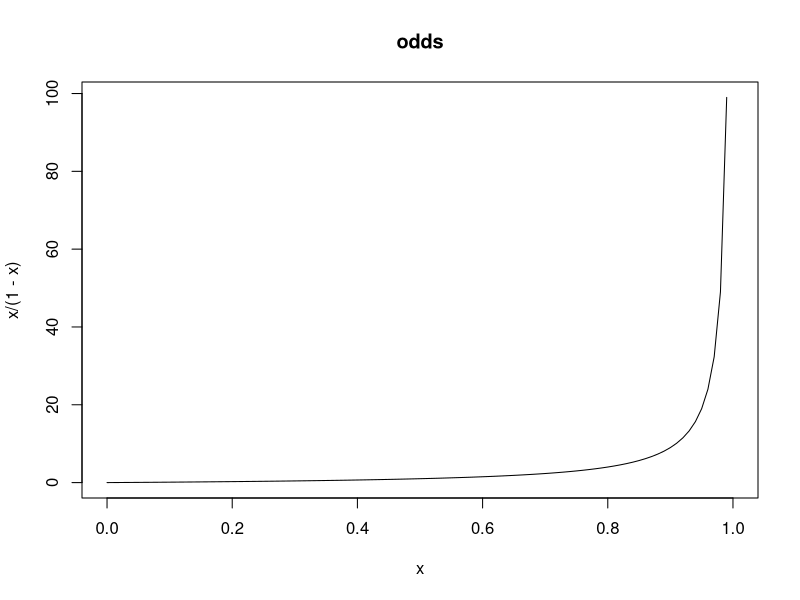
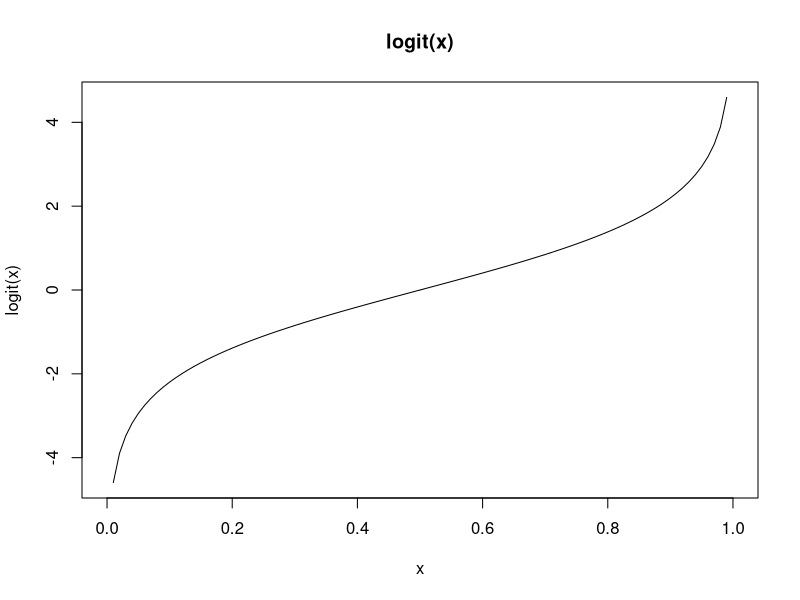
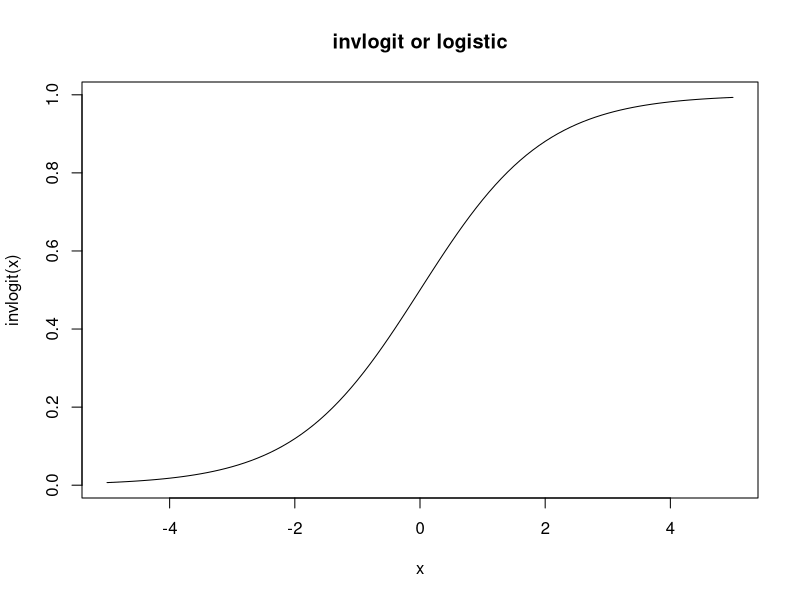
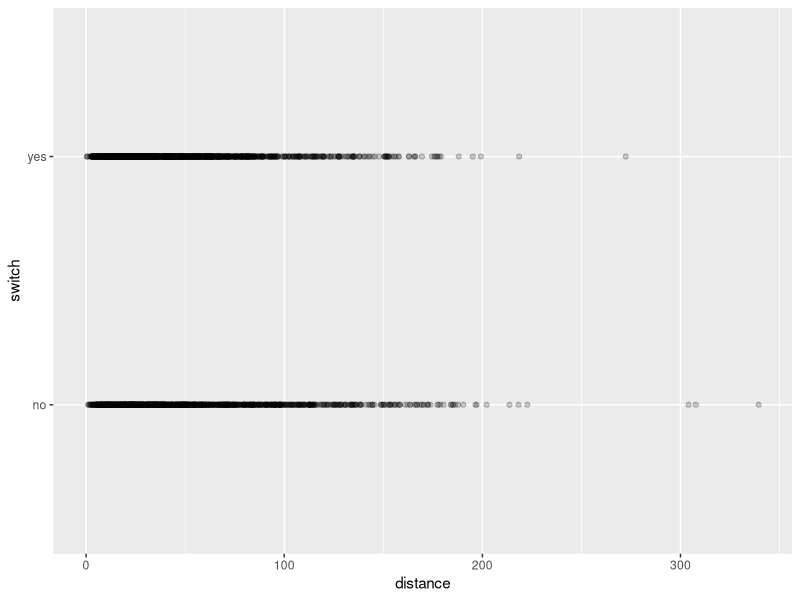
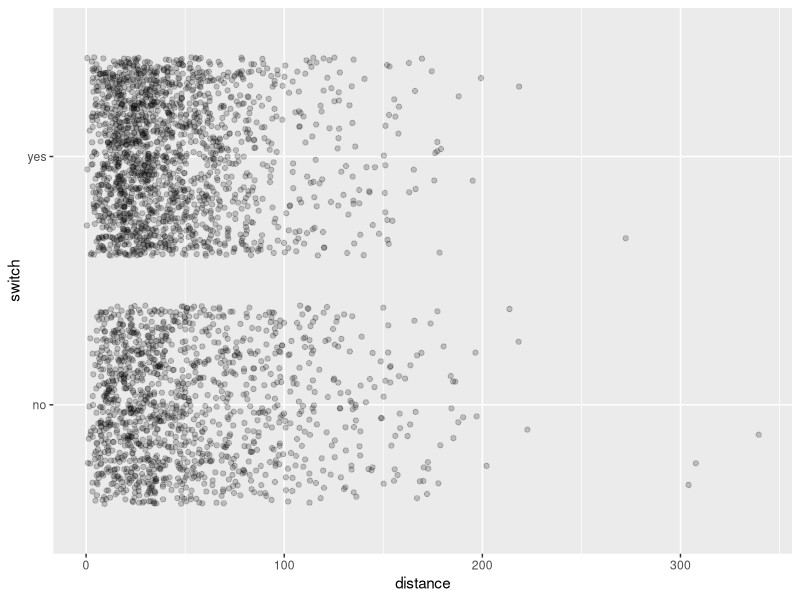
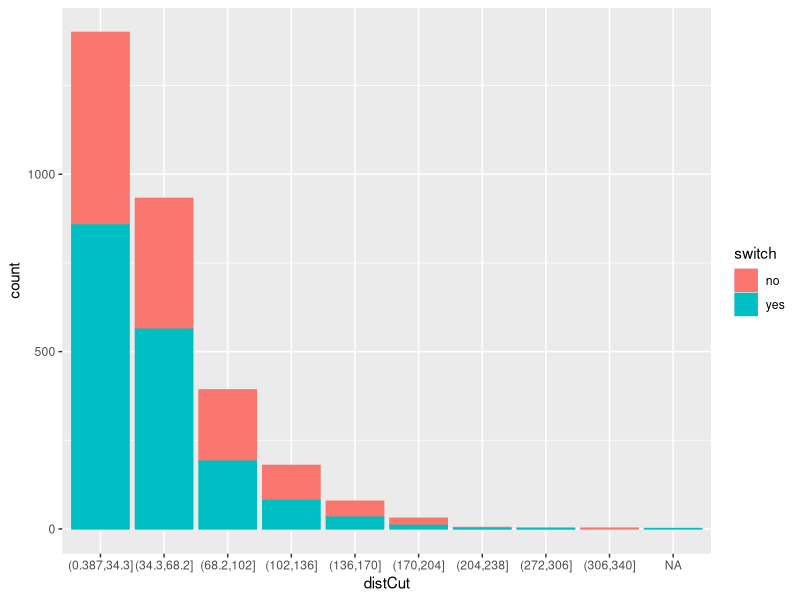
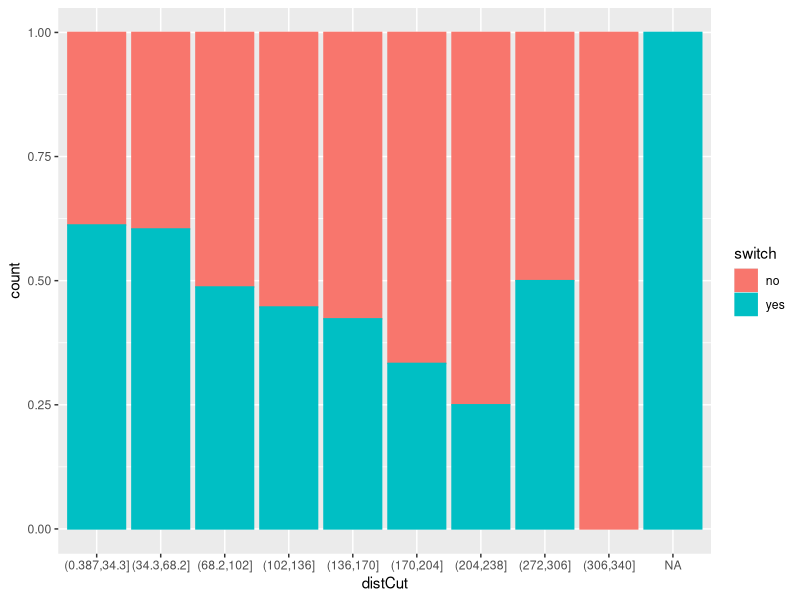
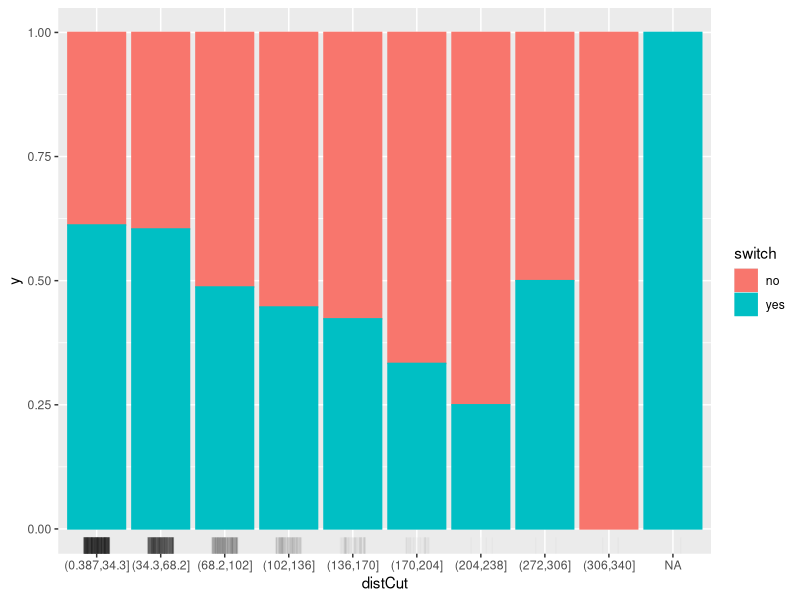

Write the R code that produced these figures, in order. (Note: this script raises an error after producing the figures.)
## ---- chunk 1
knitr::opts_chunk$set(echo = TRUE)
## ---- chunk 2
install.packages('arm')
library(arm)
invlogit
logit
curve(x/(1-x), xlim=c(0,1), main='odds')
curve(logit(x), xlim=c(0,1), main='logit(x)')
curve(invlogit(x), xlim=c(-5,5), main='invlogit or logistic')
## ---- chunk 3
data(Wells, package='carData')
summary(Wells)
## ---- chunk 4
library(ggplot2)
ggplot(data=Wells) + geom_point(aes(x=distance, y=switch), alpha=0.2)
ggplot(data=Wells) + geom_jitter(aes(x=distance, y=switch), alpha=0.2) 
## ---- chunk 5
library(dplyr)
Wells_cut <- 
  Wells %>% summarise(min = min(distance), max = max(distance), by = (max-min)/10)  
Wells <- 
  Wells %>% mutate(distCut = cut(distance, 
                                 breaks=seq(Wells_cut$min, Wells_cut$max, Wells_cut$by))) 
ggplot(data=Wells, aes(x=distCut, col=switch, fill=switch)) + geom_bar()
ggplot(data=Wells, aes(x=distCut, col=switch, fill=switch)) + geom_bar(position = "fill" )
ggplot(data=Wells, aes(x=distCut, col=switch, fill=switch)) + geom_bar(position = "fill" ) + 
  geom_rug(aes(x=distCut, y=0.5), position=position_jitter(width=0.2), alpha=0.02, sides='b', col='black')
## ---- chunk 6
library(dplyr)
Wells_cut <- 
  Wells %>% summarise(min = min(distance), max = max(distance), by = (max-min)/5)  
Wells <- 
  Wells %>% mutate(distCut = cut(distance, 
                                 breaks=seq(Wells_cut$min, Wells_cut$max, Wells_cut$by))) 
ggplot(data=Wells, aes(x=distCut, col=switch, fill=switch)) + geom_bar()
ggplot(data=Wells, aes(x=distCut, col=switch, fill=switch)) + geom_bar(position = "fill" )
ggplot(data=Wells, aes(x=distCut, col=switch, fill=switch)) + geom_bar(position = "dodge" ) +
  scale_y_log10()
## ---- chunk 7
fit0 <- glm(switch ~ distance, family=binomial(link="logit"), 
            data=Wells)
fit0 # 계수 및 model fit(Null Deviance, Residual Deviance, AIC) 확인
## ---- chunk 8
summary(fit0)
coef(fit0)
confint(fit0)

newdat = data.frame(distance = seq(0, 500, 10))
predy <- predict(fit0, newdata=newdat, type='link', se.fit=TRUE)
head(predy) # predy$fit, $se.fit, 
prob = 0.95
predy$lwr <- predy$fit + qnorm((1-prob)/2)*predy$se.fit
predy$upr <- predy$fit + qnorm(1-(1-prob)/2)*predy$se.fit

dfPredy <- data.frame(predy)
dfPredy$distance <- newdat$distance

library(arm)
dfPredy <- 
  dfPredy %>% mutate(lwr = invlogit(lwr),
                     upr = invlogit(upr),
                     fit = invlogit(fit))
## ---- chunk 9
library(effects)
eff <- effect("distance", fit0)
plot(eff, type='response') # type = "rescale", "response", "link"
#plot(eff, family="bionomial")

#effAll <- allEffects(fit0)
#plot(effAll, type='response')

Wells <- Wells %>% mutate(switchnum = ifelse(switch=="yes", 1, 0))
ggplot(data=Wells) + geom_jitter(aes(x=distance, y=switchnum), alpha=0.2, height=0.05) +
  geom_line(data=dfPredy, aes(x=distance, y=fit)) + 
  geom_ribbon(data=dfPredy %>% arrange(distance), aes(x=distance, y=fit, ymin=lwr, ymax=upr), alpha=0.2) 
#ggplot(data=Wells) + geom_jitter(aes(x=distance, y=switchnum), alpha=0.2, height=0.05) +
#  geom_line(data=dfPredy, aes(x=distance, y=fit)) + 
#  geom_ribbon(data=dfPredy %>% arrange(distance), aes(x=distance, y=fit, ymin=lwr, ymax=upr), alpha=0.2) +
#  xlim(-100, 500)

## ---- chunk 10
plot(fit0)
## ---- chunk 11
binnedplot(fitted(fit0), 
           residuals(fit0, type = "response"),
# type should be one of 'deviance', 'pearson', 'working', 'repsonse', 'partial'
           nclass = NULL, 
           xlab = "Expected Values", 
           ylab = "Average residual", 
           main = "Binned residual plot", 
           cex.pts = 0.8, 
           col.pts = 1, 
           col.int = "gray") 

## ---- chunk 12
fitA <- glm(switch ~ association, family=binomial(link="logit"), data=Wells)
summary(fitA)
coef(fitA)
confint(fitA)

eff <- effect("association", fitA)
plot(eff) # type = "rescale", "response", "link"
            
fitB <- glm(switch ~ distance + association, family=binomial(link="logit"), 
            data=Wells)
summary(fitB)
coef(fitB)
confint(fitB)

eff <- allEffects(fitB)
plot(eff, type='response') # type = "rescale", "response", "link"

#eff <- effect("distance", fitB)
#plot(eff, type='response') # type = "rescale", "response", "link"

fitC <- glm(switch ~ distance * association, family=binomial(link="logit"), 
            data=Wells)
summary(fitC)
coef(fitC)
confint(fitC)

eff <- allEffects(fitC)
plot(eff, type='response') # type = "rescale", "response", "link"

eff2 <- effect("distance*association", fitC)
#plot(eff2, type='response')
plot(eff2, type='response', multiline=TRUE)
plot(eff2, type='response', multiline=TRUE, confint=list(style='bands'))
## ---- chunk 13
data('GermanCredit', package='caret')
fit0 <- glm(Class ~ Age, data=GermanCredit, family=binomial)
library(arm)
binnedplot(fitted(fit0), 
           residuals(fit0, type = "response"),
# type should be one of 'deviance', 'pearson', 'working', 'repsonse', 'partial'
           nclass = NULL, 
           xlab = "Expected Values", 
           ylab = "Average residual", 
           main = "Binned residual plot", 
           cex.pts = 0.8, 
           col.pts = 1, 
           col.int = "gray") 
summary(fit0)

#plot(allEffects(fit0), type='rescale')
plot(allEffects(fit0), type='response')
#plot(allEffects(fit0), type='link')

#plot(effect('Age', fit0),  type='rescale')
#plot(effect('Age', fit0),  type='response')
#plot(effect('Age', fit0),  type='link')
## ---- chunk 14
fit1 <- glm(Class ~ Age + Housing.Rent, data=GermanCredit, family=binomial)
library(arm)
binnedplot(fitted(fit1), 
           residuals(fit1, type = "response"),
# type should be one of 'deviance', 'pearson', 'working', 'repsonse', 'partial'
           nclass = NULL, 
           xlab = "Expected Values", 
           ylab = "Average residual", 
           main = "Binned residual plot", 
           cex.pts = 0.8, 
           col.pts = 1, 
           col.int = "gray") 

summary(fit1)

#plot(allEffects(fit1), type='rescale')
plot(allEffects(fit1), type='response')

#plot(allEffects(fit1), type='link')

plot(effect('Age*Housing.Rent', fit1),  type='response')
plot(allEffects(fit1), type='response', multiline=TRUE, confint=list(style='bands'))
## ---- chunk 15
fit2 <- glm(Class ~ Age * Housing.Rent, data=GermanCredit, family=binomial)
library(arm)
binnedplot(fitted(fit2), 
           residuals(fit2, type = "response"),
# type should be one of 'deviance', 'pearson', 'working', 'repsonse', 'partial'
           nclass = NULL, 
           xlab = "Expected Values", 
           ylab = "Average residual", 
           main = "Binned residual plot", 
           cex.pts = 0.8, 
           col.pts = 1, 
           col.int = "gray") 

summary(fit2)

#plot(allEffects(fit1), type='rescale')
plot(allEffects(fit2), type='response')
plot(allEffects(fit2), type='response', multiline=TRUEd)
#plot(allEffects(fit1), type='link')

plot(effect('Age*Housing.Rent', fit2),  type='response')
## ---- chunk 16
fit0 <- glm(switch ~ distance, family=binomial(link="logit"), 
            data=Wells)
pred <- predict(fit0, type='link') > 0
pred <- ifelse(pred == TRUE, "yes", "no")
pred <- factor(pred, levels = c('no', 'yes'))
table(pred, Wells$switch)
library(caret)
confusionMatrix(pred, Wells$switch, positive='yes')
